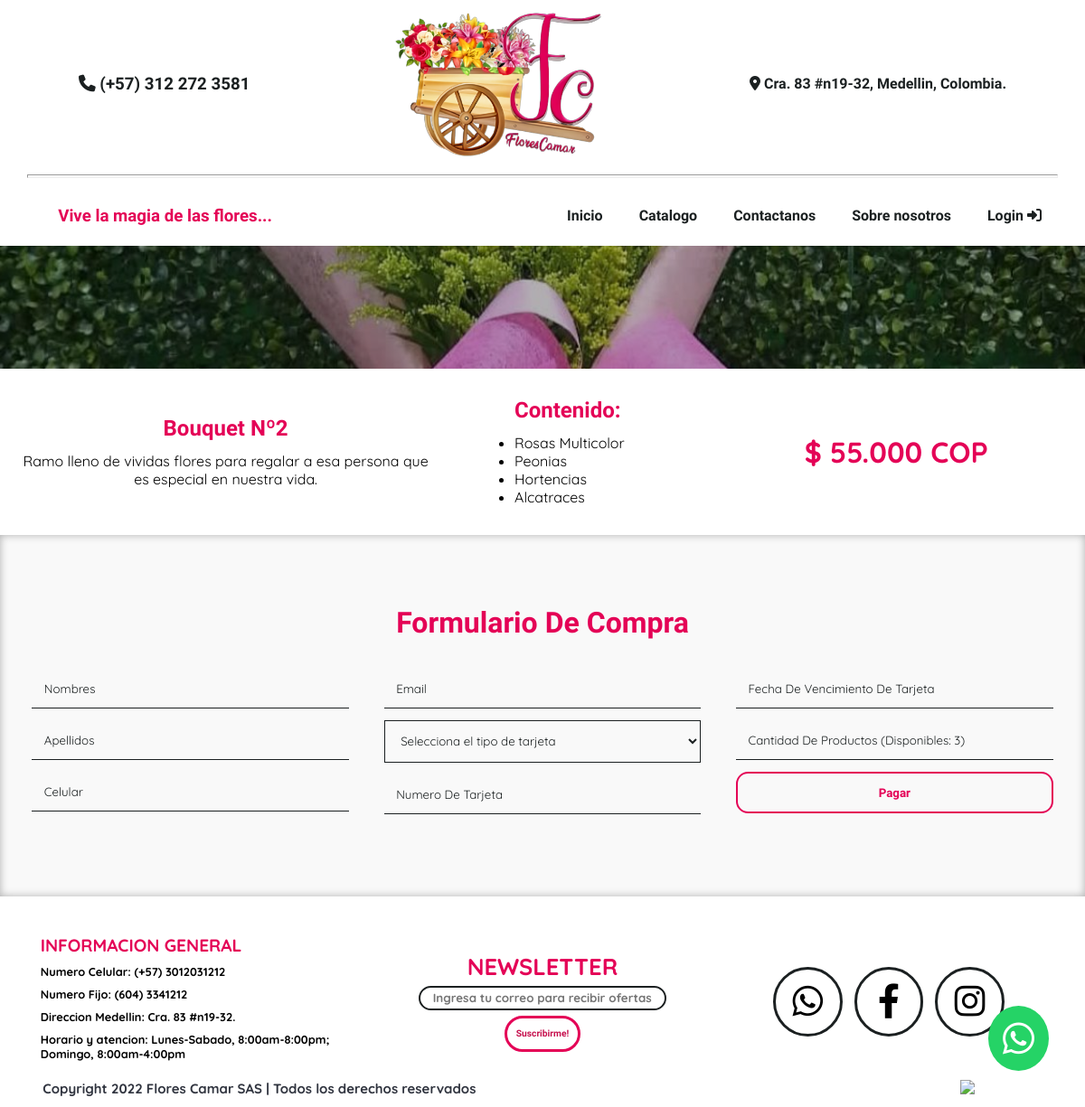
Page /pagar.php?type=bouquets&id=2 on the committed database.
### tables this page shows
CREATE TABLE `bouquets` (
  `id` int(11) NOT NULL,
  `titulo` text NOT NULL,
  `descripcion` longtext NOT NULL,
  `caracteristica1` text NOT NULL,
  `caracteristica2` text NOT NULL,
  `caracteristica3` text NOT NULL,
  `caracteristica4` text NOT NULL,
  `img` text NOT NULL,
  `precio` int(11) NOT NULL,
  `precioPantalla` varchar(50) NOT NULL,
  `inventario` int(11) NOT NULL
);

### pagar.php (the view, shortened to what this page needs)
<!DOCTYPE html>
<html>
<head>
	<link rel="stylesheet" type="text/css" href="css/main.css">
	<link rel="stylesheet" type="text/css" href="css/pagar.css">
	<link rel="stylesheet" href="https://cdnjs.cloudflare.com/ajax/libs/font-awesome/6.1.1/css/all.min.css">
</head>
<header id="navbar">
	<div class="up">
		<h3 class="number"><i class="fa-solid fa-phone"></i> (+57) 312 272 3581</h3>
		<img id="logo" class="logo" alt="logo flores camar sas" src="imgs/logo-nobg.png">
		<span class="location"><i class="fa-solid fa-location-dot"></i> Cra. 83 #n19-32, Medellin, Colombia.</span>
	</div>
	<hr id="navbar__divisor">
	<div class="down">
		<h3 class="slogan">Vive la magia de las flores...</h3>
	<nav>
		<a class="active__link" href="index.php">Inicio</a>
		<a href="catalogo.php">Catalogo</a>
		<a href="contactanos.php">Contactanos</a>
		<a href="nosotros.php">Sobre nosotros</a>
		<a href="admin/login.php">Login <i class="fa-solid fa-right-to-bracket"></i></a>
	</nav>
	</div>
</header>
<body>
	<?php
	include('query/conexion.php');
	$type = $_GET['type'];
	$id = $_GET['id'];
	$sql = 'SELECT * FROM '.$type.' WHERE id = '.$id.';';
	$result = mysqli_query($conexion,$sql);
	while ($mostrar=mysqli_fetch_array($result)) {
		$titulo = $mostrar['titulo'];
		$descripcion = $mostrar['descripcion'];
		$caracteristica1 = $mostrar['caracteristica1'];
		$caracteristica2 = $mostrar['caracteristica2'];
		$caracteristica3 = $mostrar['caracteristica3'];
		$caracteristica4 = $mostrar['caracteristica4'];
		$precioPantalla = $mostrar['precioPantalla'];
		$precio = $mostrar['precio'];
		$inventario = $mostrar['inventario'];
		$img = $mostrar['img'];
		echo '
<div class="f">
	<div class="f__img" style="background-image: url('.$img.');"></div>
	<div class="f__info">
		<div class="f__info-i">
			<h2>'.$titulo.'</h2>
			<p>'.$descripcion.'</p>
		</div>
		<div class="f__info-c">
			<h2>Contenido:</h2>
			<ul>
				<li>'.$caracteristica1.'</li>
				<li>'.$caracteristica2.'</li>
				<li>'.$caracteristica3.'</li>
				<li>'.$caracteristica4.'</li>
			</ul>
		</div>
		<div class="f__info-p">
			<h1>$ '.$precioPantalla.' COP</h1>
		</div>
	</div>
	<div class="f__form">
		<h1>formulario de compra</h1>
		<form action="query/compras.php?type='.$type.'" method="POST" class="f__form-f">
			<div>
				<input type="text" placeholder="Nombres" name="nombres" required>
				<input type="text" placeholder="Apellidos" name="apellidos" required>
				<input type="number" min="3000000000" max="4000000000" placeholder="Celular" name="celular" required>
			</div>
			<div>
				<input type="email" placeholder="Email" name="correo" required>
				<select name="kTarjeta" required>
					<option selected disabled>Selecciona el tipo de tarjeta</option>
					<option>VISA</option>
					<option>MASTERCARD</option>
					<option>BBVA</option>
					<option>BANCOLOMBIA</option>
					<option>BANCO DE BOGOTA</option>
				</select>
				<input type="number" placeholder="Numero de Tarjeta" name="nTarjeta" required>
			</div>
			<div>
				<input type="text" placeholder="Fecha de Vencimiento de Tarjeta" onfocus="(this.type=&quot;date&quot;)" name="fVencimiento" required>
				<input type="number" min="1" value="" placeholder="Cantidad de Productos (Disponibles: '.$inventario.')" name="cantidadProducto" required>
				<input type="number" style="display: none;" value="'.$id.'" name="id">
				<input type="number" style="display: none;" value="'.$precio.'" name="precio">
				<input type="submit" value="Pagar" name="pagar">
			</div>
		</form>
	</div>
</div>
		';
	}
	 ?>
<a class="whatsapp" href="https://api.whatsapp.com/send?phone=573122723581&text=Hola,%20quiero%20realizar%20un%20pedido."><i class="fa-brands fa-whatsapp" title="Escribenos a nuestro Whatsapp!"></i></a>
</body>
<footer class="footer">
	<div class="footer__up">
		<div class="footer__info">
			<h2>INFORMACION GENERAL</h2>
			<span>Numero Celular: (+57) 3012031212</span>
			<span>Numero Fijo: (604) 3341212</span>
			<span>Direccion Medellin: Cra. 83 #n19-32.</span>
			<span>Horario y atencion: Lunes-Sabado, 8:00am-8:00pm; Domingo, 8:00am-4:00pm</span>
		</div>
		<div class="footer__newsletter">
			<h2>NEWSLETTER</h2>
			<input type="email" placeholder="Ingresa tu correo para recibir ofertas" name="">
			<a href="" class="btn btn__2">Suscribirme!</a>
		</div>
		<div class="footer__redes">
			<a class="footer__redes-whatsapp"><i class="fa-brands fa-whatsapp"></i></a>
			<a class="footer__redes-facebook"><i class="fa-brands fa-facebook-f"></i></a>
			<a class="footer__redes-instagram"><i class="fa-brands fa-instagram"></i></a>
		</div>
	</div>
	<div class="footer__down">
		<div class="footer__derechos">
			<h3>Copyright 2022  Flores Camar SAS | Todos los derechos reservados</h3>
		</div>
		<div class="footer__tarjetas">
			<img src="https://www.floresbogota.net/pub/media/wysiwyg/smartwave/porto/footer/shop2_payment_logo.png">
		</div>
	</div>
</footer>
</html>

### css/main.css (style rules this page uses)
:root { --oswald: 'Oswald', sans-serif; --quicksand: 'Quicksand', sans-serif; --petit: 'Petit Formal Script', cursive; --black: #000; --white: #fff; --grey: #ccc; --gunmetal: #30343F; --eerie-black: #1B2021; --pink: #E40256; --dark-pink: #C6104D; --orange: #D8590B; --dark-orange: #AE4200; --dark-brown: #DFA343; --brown: #F9EBBC; }
* { padding: 0; margin: 0; box-sizing: border-box; user-select: none; -webkit-user-select: none; -moz-user-select: none; }
html { scroll-behavior: smooth; }
header { display: flex; flex-direction: column; align-items: center; justify-content: space-between; font-family: var(--petit); font-weight: bold; z-index: 5; background: var(--white); color: var(--eerie-black); box-shadow: 0 2px 10px rgba(0, 0, 0, .3); }
header .up { width: 100%; padding: 0.5em; display: flex; flex-direction: row; justify-content: space-around; background: var(--white); color: var(--eerie-black); align-items: center; text-align: center; flex-wrap: wrap; }
header .up .logo { width: 20%; transition: .5s; filter: drop-shadow(1px 1px 0 var(--white)); }
header .down { width: 100%; display: flex; flex-direction: row; align-items: center; justify-content: space-between; flex-wrap: wrap; padding: .5em; }
header .down .slogan { margin-left: 3em; color: var(--pink); }
header .down nav { display: flex; justify-content: center; flex-direction: row; list-style: none; }
header .down nav a { padding: 1em 0; text-decoration: none; color: unset; position: relative; margin-right: 2.5em; transition: .3s; }
header .down nav a::before { content: ''; position: absolute; bottom: 9px; left: 0; width: 0; height: .3em; background: var(--pink); transition: .5s; }
#navbar__divisor { display: block; margin-top: 0.5em; margin-bottom: 0.5em; margin-left: auto; margin-right: auto; width: 95%; height: 4px; transition: .3s; animation: cambiar_fondo 3s infinite; }
.footer { background: var(--white); font-size: 0.8em; font-family: var(--quicksand); padding: 2em 2em 0.8em 2em; }
.footer__up { display: flex; justify-content: space-around; align-items: center; flex-direction: row; }
.footer__info { display: inline-block; width: 30%; }
.footer__info h2 { color: var(--pink); }
.footer__info span { display: block; font-weight: bold; margin: 0.7em 0; }
.footer__newsletter { display: flex; justify-content: center; align-items: center; flex-direction: column; gap: 0.5em; width: 30%; }
.footer__newsletter h2 { color: var(--pink); font-weight: bold; font-size: 2em; }
.footer__newsletter input[type=email] { border-radius: 2em; font-family: var(--quicksand); border: 2px solid var(--eerie-black); display: inline; height: 2em; width: 20.5em; padding: 0 1em; font-weight: bold; color: var(--dark-pink); }
.footer__newsletter a { font-size: 0.8em; }
.footer__redes { width: 30%; display: flex; justify-content: center; align-items: center; gap: 1em; }
.footer__redes a { display: inline-flex; justify-content: center; align-items: center; font-size: 3em; width: 2em; height: 2em; padding: 0.6em; border: 3px solid var(--eerie-black); border-radius: 50%; transition: .3s; cursor: pointer; }
.footer__down { display: flex; justify-content: space-between; padding: 1em 7.5em 0 1.7em; align-items: center; }
.footer__derechos { color: var(--gunmetal); }
.whatsapp { position: fixed; float: left; bottom: 1em; right: 1em; text-decoration: none; color: var(--white); padding: 0.4em; font-size: 2.5em; background: red; display: flex; justify-content: center; align-items: center; border-radius: 50%; background: #25D366; transition: .5s; }
.btn { padding: 1em; color: var(--white); border: none; cursor: pointer; font-family: var(--petit); font-weight: bold; font-size: 0.9em; text-decoration: none; border-radius: 2em; }
.btn__2 { color: var(--dark-pink); font-weight: bold; border: 3px solid var(--pink); }

### rows in the picture
bouquets: img (picture), titulo "Bouquet Nº2", descripcion "Ramo lleno de vividas flores para regalar a esa persona que es especial en nuestra vida.", caracteristica1 "Rosas Multicolor", caracteristica2 "Peonias", caracteristica3 "Hortencias", caracteristica4 "Alcatraces", precioPantalla "55.000", cantidadProducto "Cantidad de Productos (Disponibles: 3)"
